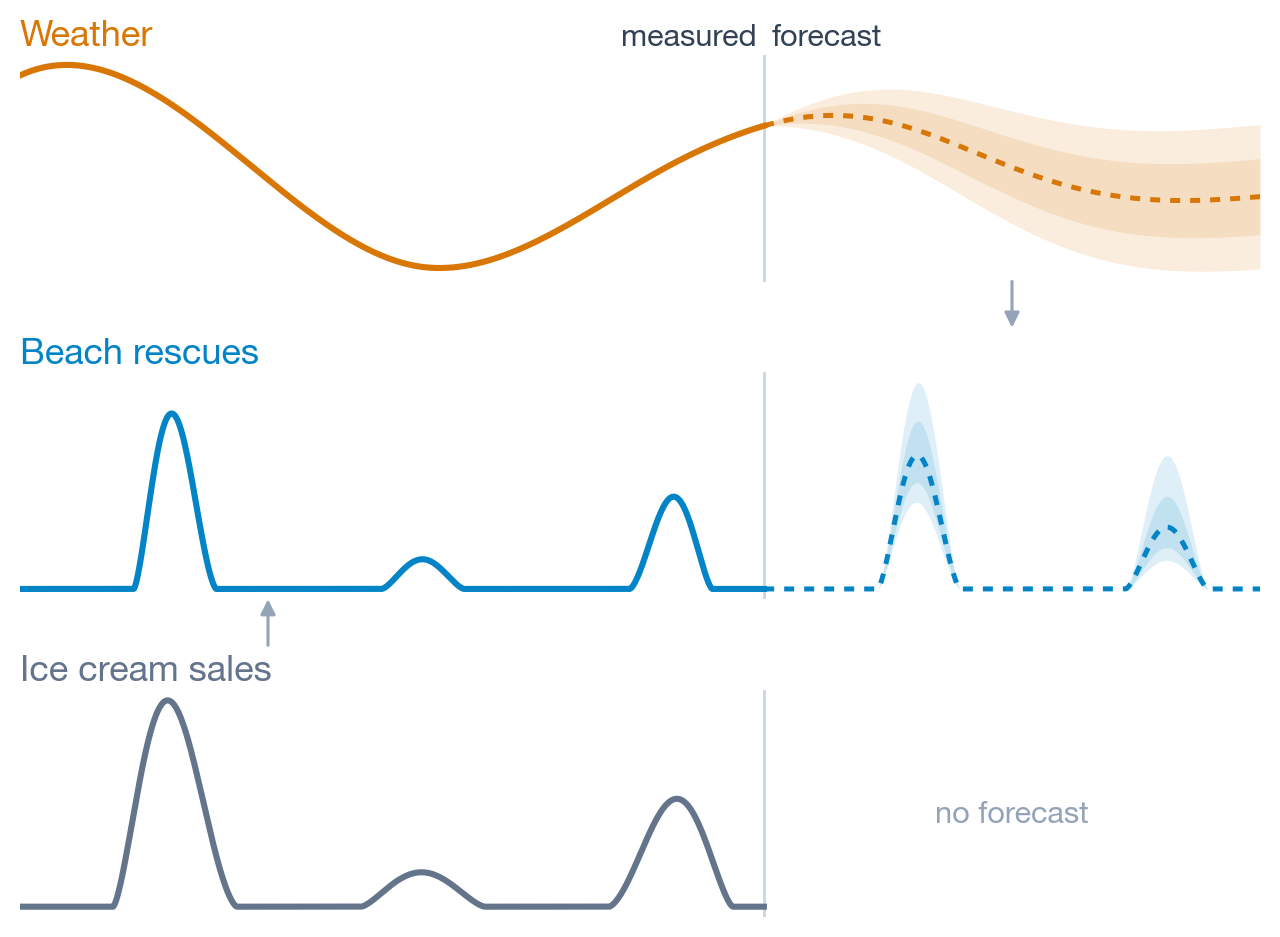

The script that saved this image:
"""Rescues and ice cream sales both follow the weather, but only the weather
has a forecast.

Run: python only-weather-has-a-forecast.py  (requires numpy, scipy, matplotlib)
"""

from pathlib import Path

import matplotlib.pyplot as plt
import numpy as np
from matplotlib.patches import FancyArrowPatch
from scipy.interpolate import CubicSpline
from scipy.stats import norm

T_PAST = 3.0  # days
T_FUTURE = 2.0
SKILL_DAYS = 1.5
CLIM_SD = 0.7  # keeps the forecast within the range of measured weather
LEVELS = (0.5, 0.8)
# Set by hand so the link to rescues is easy to read: hot, cold, mild, then
# the two forecast days.
DAILY_WEATHER = [1.0, -1.0, 0.2, 0.8, -0.6]

AMBER = "#d97706"
BLUE = "#0284c7"
SLATE = "#64748b"
INK = "#334155"
MUTED = "#94a3b8"
FAINT = "#cbd5e1"

plt.rcParams.update(
    {
        "font.family": ["Helvetica Neue", "Helvetica", "Arial", "sans-serif"],
        "font.size": 12,
    }
)

t = np.linspace(0, T_PAST + T_FUTURE, 4000)
past, fut = t <= T_PAST, t >= T_PAST
hour = (t % 1) * 24


def open_hours(start, end):
    x = np.clip((hour - start) / (end - start), 0, 1)
    return np.sin(np.pi * x) ** 1.5


# Neutral padding days stop the spline from overshooting at the edges.
knots = np.arange(-1, len(DAILY_WEATHER) + 1) + 0.6
weather = CubicSpline(knots, [0.0, *DAILY_WEATHER, 0.0])(t)


# Different opening hours keep rescues and sales from being trivially identical.
def rescues(w):
    return open_hours(11, 19) * np.exp(0.9 * w)


ice_cream = open_hours(9, 21) * np.exp(0.9 * weather)

# Forecast skill fades with lead time. Rescues are monotone in the weather, so
# weather quantiles map directly to rescue quantiles.
skill = np.exp(-((np.clip(t - T_PAST, 0, None) / SKILL_DAYS) ** 2))
fc_mean = skill * weather
fc_sd = CLIM_SD * np.sqrt(1 - skill**2)

fig, (ax_w, ax_r, ax_i) = plt.subplots(
    3, 1, figsize=(8, 5.6), sharex=True, gridspec_kw={"hspace": 0.4}
)


def draw(ax, observed, color, name, forecast=None):
    if forecast is not None:
        for level in LEVELS:
            z = norm.ppf(0.5 + level / 2)
            ax.fill_between(
                t[fut],
                forecast(fc_mean - z * fc_sd)[fut],
                forecast(fc_mean + z * fc_sd)[fut],
                color=color,
                alpha=0.13,
                lw=0,
            )
        ax.plot(t[fut], forecast(fc_mean)[fut], color=color, lw=1.8, ls=(0, (2, 2)))
    ax.plot(t[past], observed[past], color=color, lw=2.2)
    ax.axvline(T_PAST, color=FAINT, lw=1, zorder=0)
    ax.set_axis_off()
    ax.set_xlim(0, t[-1])
    ax.text(0, 1.04, name, transform=ax.transAxes, color=color, fontsize=13)


draw(ax_w, weather, AMBER, "Weather", lambda w: w)
draw(ax_r, rescues(weather), BLUE, "Beach rescues", rescues)
draw(ax_i, ice_cream, SLATE, "Ice cream sales")

top = ax_w.get_xaxis_transform()
ax_w.text(T_PAST - 0.03, 1.04, "measured", transform=top, ha="right", color=INK, fontsize=11)
ax_w.text(T_PAST + 0.03, 1.04, "forecast", transform=top, ha="left", color=INK, fontsize=11)
ax_i.text(T_PAST + T_FUTURE / 2, 0.45, "no forecast", transform=ax_i.get_xaxis_transform(),
          ha="center", va="center", color=MUTED, fontsize=11)


def arrow(day, ax_from, ax_to):
    x = fig.transFigure.inverted().transform(ax_w.transData.transform((day, 0)))[0]
    down = ax_from.get_position().y0 > ax_to.get_position().y0
    upper, lower = (ax_from, ax_to) if down else (ax_to, ax_from)
    # Stop short of the lower panel so the arrow clears its title.
    y_hi = upper.get_position().y0 + 0.005
    y_lo = lower.get_position().y1 + 0.035
    start, end = (y_hi, y_lo) if down else (y_lo, y_hi)
    fig.add_artist(
        FancyArrowPatch(
            (x, start),
            (x, end),
            transform=fig.transFigure,
            arrowstyle="-|>",
            mutation_scale=11,
            color=MUTED,
            lw=1.1,
        )
    )


arrow(1.0, ax_i, ax_r)  # spurious predictor, usable only on the past
arrow(T_PAST + 1.0, ax_w, ax_r)  # causal driver, usable ahead

fig.savefig(
    Path(__file__).with_name("only-weather-has-a-forecast.png"),
    dpi=200,
    bbox_inches="tight",
    facecolor="white",
)
